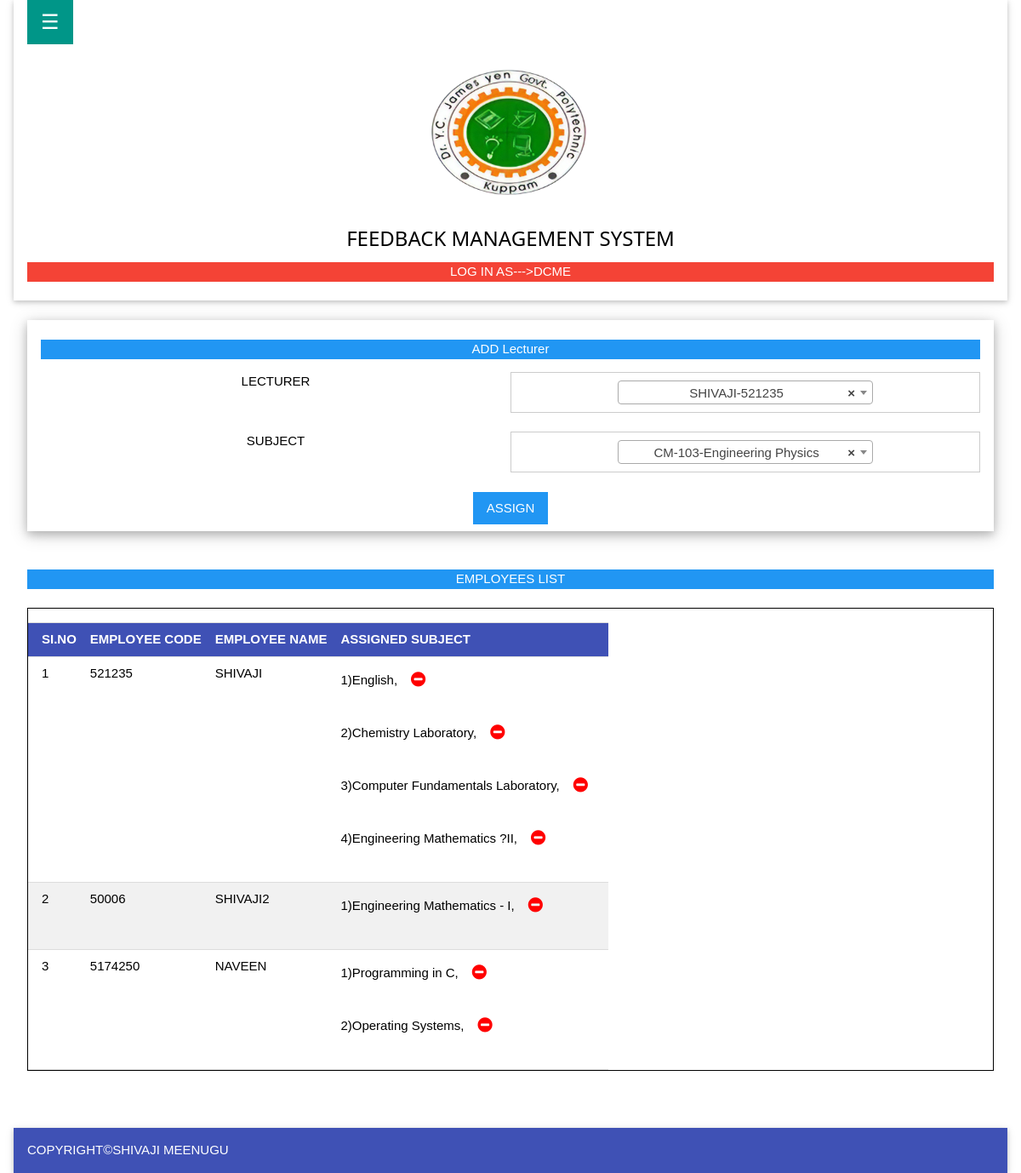
Screenshot of /hod/hod_asgn.php (signed in) with the database file from the repository.
### tables this page shows
CREATE TABLE `letc` (
  `id` int(255) NOT NULL,
  `emp_name` text NOT NULL,
  `emp_code` varchar(50) NOT NULL,
  `emp_branch` varchar(25) NOT NULL,
  `emp_dg` text NOT NULL,
  `letc_password` varchar(255) NOT NULL DEFAULT 'de112e3bbcbbab31208a863b41880d5f',
  `emp_mail` text NOT NULL
);

CREATE TABLE `sub_db` (
  `sub_code` varchar(50) NOT NULL,
  `sub_name` text NOT NULL,
  `sub_periods_per_week` int(10) NOT NULL,
  `sub_total_periods_per_year` int(10) NOT NULL,
  `sub_duration` int(10) NOT NULL,
  `sub_sessional` int(10) NOT NULL,
  `sub_end_marks` int(10) NOT NULL,
  `sub_branch` varchar(10) NOT NULL,
  `sub_type` varchar(10) NOT NULL,
  `sub_scheme` varchar(10) NOT NULL,
  `id` int(255) NOT NULL,
  `sub_allotted` int(150) NOT NULL,
  `a_flag` tinyint(1) NOT NULL DEFAULT '0'
);

### hod/hod_asgn.php (the view, shortened to what this page needs)
<!DOCTYPE html>
<html>
<head>
<link rel="stylesheet" href="w3.css">
<link rel="stylesheet" href="font_assom.css">
<link rel="stylesheet" href="https://cdnjs.cloudflare.com/ajax/libs/font-awesome/4.7.0/css/font-awesome.min.css">
<link rel="stylesheet" href="/YC_FEED/select/css/select2.min.css" />
</head>
<body  >
<div class="w3-container w3-animate-right" id="main">
            <?php include 'header.php';?>
<div class="w3-container" >
<?php
include 'db.php';
?>
<br/>
<form action="" class=" w3-card-4   w3-padding" method="post" enctype="multipart/form-data" align="center">
<center><p class="w3-blue">ADD Lecturer </p></center>
<div class="w3-row">
<label class="w3-label w3-half">LECTURER</label>
<div  class="w3-select w3-border w3-half"  >
</div>
</div>
<br/>
<div class="w3-row">
<label class="w3-label w3-half">SUBJECT</label>
<div  class="w3-select w3-border w3-half" >
</div>
</div>
<br/>
<center><input align="center" value="ASSIGN" type="submit" class="w3-btn  w3-center w3-blue" name="" > </center>
</form>
<?php
if(true){
	$query = "SELECT * FROM letc where emp_branch='$_SESSION[hod_username]'";
$result = mysqli_query( $con, $query);
echo '
<br/>
<br/>
<div class="w3-blue"><center>EMPLOYEES LIST</center></div>
<br/>
	<table style="border-collapse: collapse; border: 1px solid black;" class="w3-responsive w3-table-all">
						<thead>
						<tr><th colspan="9"></th></tr>
					<tr class="w3-indigo">
<th>SI.NO</th>
<th>EMPLOYEE CODE</th>
<th>EMPLOYEE NAME</th>
<th >ASSIGNED SUBJECT</th>
				</tr>
				</thead>
				<tbody>
				';
if(@mysqli_num_rows($result) > 0)
	{
$count=1;
while($row = mysqli_fetch_array($result))
	{
		echo'
			<tr class="w3-hover-grey ">';
			?>
<td align="center"><?php echo $count; ?></td>
<td align="center"><?php echo $row["emp_code"]; $im_emp_code=$row["emp_code"]; ?></td>
<td align="center"><?php
$query_emp_name_im = "SELECT * FROM letc where emp_code='$im_emp_code'";
$result_emp_name_im = mysqli_query( $con, $query_emp_name_im);
$row_emp_name_im = mysqli_fetch_array($result_emp_name_im);
echo $row_emp_name_im['emp_name'];
 ?></td>
<td align="center"><?php
$query_emp_name_im2 = "SELECT * FROM sub_db where sub_allotted='$im_emp_code'";
$result_emp_name_im2 = mysqli_query( $con, $query_emp_name_im2);
$incount=1;
while($row_emp_name_im2 = mysqli_fetch_array($result_emp_name_im2))
	{
echo '<div class="w3-hover-red">'.$incount++.')'.$row_emp_name_im2["sub_name"].',<a href="hod_delete_sub.php?id='.$row_emp_name_im2["sub_code"].'" class="w3-button" ><i class="fa fa-minus-circle" style="font-size:20px;color:red"></i></a></div><br/>';
	}
 ?></td>
		</tr>
		<?php
		$count++;
	}
	}
else
{
	echo '<h1 class="w3-red">NO EMPLOYEES ARE FOUND</h1>';
}
echo '</table><br/>';
}
?>
<br/>
</div>
<?php include 'footer.php';?>
 </body>
</html>

### hod/header.php (shortened to what this page needs)
<?php
if($_SESSION["hod_username"])
{
echo'
<style>
.w3-theme {color:#fff !important;background-color:#3f51b5 !important}
.w3-theme-light {color:#000 !important;background-color:#e8eaf6 !important}
.w3-theme-dark {color:#fff !important;background-color:#1a237e !important}
.w3-theme-l5 {color:#000 !important;background-color:#e8eaf6 !important}
.w3-theme-l4 {color:#000 !important;background-color:#c5cae9 !important}
.w3-theme-l3 {color:#000 !important;background-color:#9fa8da !important}
.w3-theme-l2 {color:#fff !important;background-color:#7986cb !important}
.w3-theme-l1 {color:#fff !important;background-color:#5c6bc0 !important}
.w3-theme-d1 {color:#fff !important;background-color:#3949ab !important}
.w3-theme-d2 {color:#fff !important;background-color:#303f9f !important}
.w3-theme-d3 {color:#fff !important;background-color:#283593 !important}
.w3-theme-d4 {color:#fff !important;background-color:#1a237e !important}
.w3-theme-action {color:#fff !important;background-color:#311b92 !important}
.w3-text-theme {color:#1a237e !important}
</style>
 <div class="w3-container w3-border-theme-d4 w3-card " ">
   <button id="openNav" class="w3-button w3-teal w3-xlarge" onclick="w3_open()">&#9776;</button>
        <center><img src="log1o.png"  class="w3-" width="200px" height="200px" alt="LOGO GOSE HEAR" ></img></center>
        <center><h3>FEEDBACK MANAGEMENT SYSTEM</h3></center>
 <div class="w3-red"><center>LOG IN AS--->'.$_SESSION["hod_username"].'</center></div><br/>
</div>
'
;
}
?>

### hod/footer.php
<?php
echo '
<br/>
<div class="w3-container w3-card w3-responsive w3-theme">
<p>COPYRIGHT©SHIVAJI MEENUGU</p>
       </div></div>'
;
?>

### hod/w3.css (style rules this page uses)
html { box-sizing:border-box }
*,*:before,*:after { box-sizing:inherit }
html { -ms-text-size-adjust:100%;-webkit-text-size-adjust:100% }
body { margin:0 }
a { background-color:transparent }
img { border-style:none }
button,input,select,textarea,optgroup { font:inherit;margin:0 }
button,input { overflow:visible }
button,select { text-transform:none }
button,[type=button],[type=reset],[type=submit] { -webkit-appearance:button }
html,body { font-family:Verdana,sans-serif;font-size:15px;line-height:1.5 }
html { overflow-x:hidden }
h3 { font-size:24px }
h1,h2,h3,h4,h5,h6 { font-family:"Segoe UI",Arial,sans-serif;font-weight:400;margin:10px 0 }
img { vertical-align:middle }
a { color:inherit }
.w3-table,.w3-table-all { border-collapse:collapse;border-spacing:0;width:100%;display:table }
.w3-table-all { border:1px solid #ccc }
.w3-bordered tr,.w3-table-all tr { border-bottom:1px solid #ddd }
.w3-table-all tr:nth-child(odd) { background-color:#fff }
.w3-table-all tr:nth-child(even) { background-color:#f1f1f1 }
.w3-table td,.w3-table th,.w3-table-all td,.w3-table-all th { padding:8px 8px;display:table-cell;text-align:left;vertical-align:top }
.w3-table th:first-child,.w3-table td:first-child,.w3-table-all th:first-child,.w3-table-all td:first-child { padding-left:16px }
.w3-btn,.w3-button { border:none;display:inline-block;padding:8px 16px;vertical-align:middle;overflow:hidden;text-decoration:none;color:inherit;background-color:inherit;text-align:center;cursor:pointer;white-space:nowrap }
.w3-btn,.w3-button { -webkit-touch-callout:none;-webkit-user-select:none;-khtml-user-select:none;-moz-user-select:none;-ms-user-select:none;user-select:none }
.w3-select { padding:9px 0;width:100%;border:none;border-bottom:1px solid #ccc }
.w3-main,#main { transition:margin-left .4s }
.w3-responsive { display:block;overflow-x:auto }
.w3-container:after,.w3-container:before,.w3-panel:after,.w3-panel:before,.w3-row:after,.w3-row:before,.w3-row-padding:after,.w3-row-padding:before, .w3-cell-row:before,.w3-cell-row:after,.w3-clear:after,.w3-clear:before,.w3-bar:before,.w3-bar:after { content:"";display:table;clear:both }
.w3-col,.w3-half,.w3-third,.w3-twothird,.w3-threequarter,.w3-quarter { float:left;width:100% }
@media (min-width:601px) { .w3-col.m6,.w3-half { width:49.99999% } }
.w3-container,.w3-panel { padding:0.01em 16px }
.w3-card,.w3-card-2 { box-shadow:0 2px 5px 0 rgba(0,0,0,0.16),0 2px 10px 0 rgba(0,0,0,0.12) }
.w3-card-4,.w3-hover-shadow:hover { box-shadow:0 4px 10px 0 rgba(0,0,0,0.2),0 4px 20px 0 rgba(0,0,0,0.19) }
.w3-animate-right { position:relative;animation:animateright 0.4s }
.w3-xlarge { font-size:24px!important }
.w3-center { text-align:center!important }
.w3-border { border:1px solid #ccc!important }
.w3-padding { padding:8px 16px!important }
.w3-blue,.w3-hover-blue:hover { color:#fff!important;background-color:#2196F3!important }
.w3-indigo,.w3-hover-indigo:hover { color:#fff!important;background-color:#3f51b5!important }
.w3-red,.w3-hover-red:hover { color:#fff!important;background-color:#f44336!important }
.w3-teal,.w3-hover-teal:hover { color:#fff!important;background-color:#009688!important }

### hod/header.php (style rules this page uses)
.w3-theme { color:#fff !important;background-color:#3f51b5 !important }

### rows the page displays
letc: emp_code "521235", emp_name "SHIVAJI"
sub_db: sub_name "English"
sub_db: sub_name "Chemistry Laboratory"
sub_db: sub_name "Computer Fundamentals Laboratory"
sub_db: sub_name "Engineering Mathematics ?II"
letc: emp_code "50006", emp_name "SHIVAJI2"
sub_db: sub_name "Engineering Mathematics - I"
letc: emp_code "5174250", emp_name "NAVEEN"
sub_db: sub_name "Programming in C"
sub_db: sub_name "Operating Systems"

### other values shown
$_SESSION["hod_username"] "DCME"
